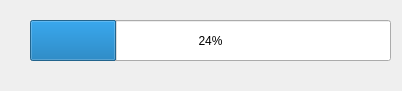
<?xml version="1.0" encoding="UTF-8"?>
<ui version="4.0">
 <class>Form</class>
 <widget class="QWidget" name="Form">
  <property name="geometry">
   <rect>
    <x>0</x>
    <y>0</y>
    <width>402</width>
    <height>91</height>
   </rect>
  </property>
  <property name="windowTitle">
   <string>Progress</string>
  </property>
  <widget class="QProgressBar" name="progressBar">
   <property name="geometry">
    <rect>
     <x>30</x>
     <y>20</y>
     <width>361</width>
     <height>41</height>
    </rect>
   </property>
   <property name="value">
    <number>24</number>
   </property>
  </widget>
 </widget>
 <resources/>
 <connections/>
</ui>
